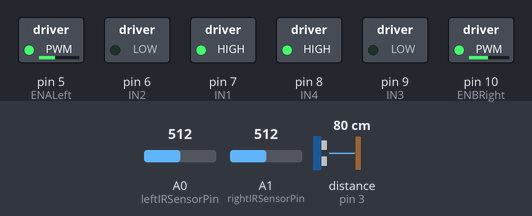
Bench run of a sketch on a simulated Arduino Uno, built with avr-gcc and run on an emulated ATmega328P. Parts: switched loads named in the sketch (green lamp = pin HIGH). Wiring (inferred from the names in the program): ultrasonic range finder: trigger pin 2; echo pin 3. Dashed ring = blinking. The test bench sets the inputs (shaded band); at power-on: A0 (leftIRSensorPin) = 512, distance to the obstacle (sensor on pin 3) 80 cm, A1 (rightIRSensorPin) = 512. The echo pulse lasts 58.3 µs per cm; pins used as bus, display or sensor lines are not drawn.

Above: at 6.2 s.
6.3 s: A0 (leftIRSensorPin) set to 196
7.8 s: A0 (leftIRSensorPin) set to 173
At 8.11 s:
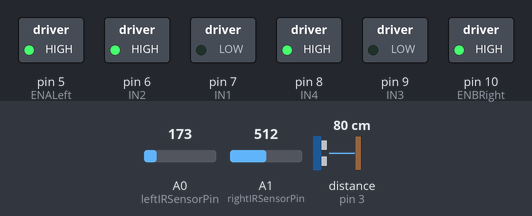
10.8 s: A0 (leftIRSensorPin) set to 342
13.8 s: A0 (leftIRSensorPin) set to 368
At 15.2 s:
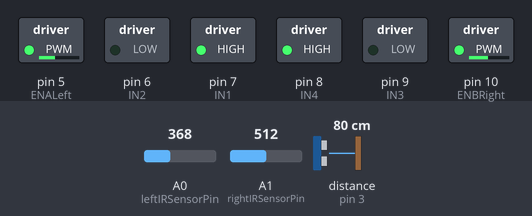
16.8 s: distance to the obstacle (sensor on pin 3) set to 22 cm
18.3 s: distance to the obstacle (sensor on pin 3) set to 19 cm
At 18.8 s:
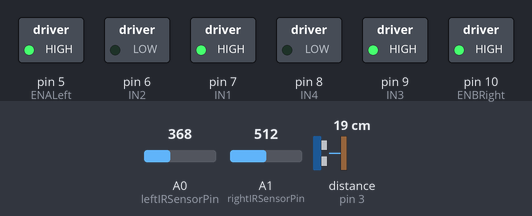
Timing chart, 0 to 20.8 s (numbered marks = the images above; inputs shaded):
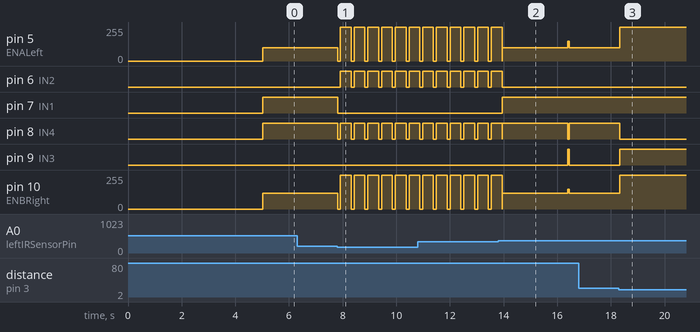

Measured:
- the behaviour switches between 190 and 189 on A0 (leftIRSensorPin) (found by bisection; images 0 and 1)
- the behaviour switches between 350 and 351 on A0 (leftIRSensorPin) (found by bisection; images 1 and 2)
- the behaviour switches between 21 and 20 cm on distance to the obstacle (sensor on pin 3) (found by bisection; images 2 and 3)
- after the input at 6.3 s, every drawn part: stays the same
- after the input at 7.8 s, pin 6 (IN2): alternates HIGH for 0.40 s and LOW for 0.11 s, starting after 0.12 s; pin 7 (IN1): HIGH → LOW at once; pin 9 (IN3): stays LOW (without the input it goes to HIGH after 2.5 s)
- after the input at 13.8 s, pin 6 (IN2): goes on until 13.9 s, then stays LOW; pin 7 (IN1): LOW → HIGH after 0.15 s; pin 8 (IN4): LOW → HIGH after 0.15 s, → LOW 2.4 s later, → HIGH 0.06 s later; pin 9 (IN3): LOW → HIGH after 2.6 s, → LOW 0.06 s later
- after the input at 16.8 s, every drawn part: stays the same
- after the input at 18.3 s, pin 5 (ENALeft): 100/255 → 255/255 at once; pin 8 (IN4): HIGH → LOW at once; pin 9 (IN3): LOW → HIGH at once; pin 10 (ENBRight): 120/255 → 255/255 at once
- by itself, pin 8 (IN4): alternates HIGH for 0.40 s and LOW for 0.11 s

The sketch:

EspressoBot.ino
```cpp
//TODO
// calibrate sensors based on initial values

//Edge Sensors
#include <QTRSensors.h>  //range = 0 to 1023. 0 = white, 1023 = black
#define leftIRSensor 0   //these numbers are arbitrary, could be anything
#define rightIRSensor 1
#define leftIRSensorPin A0  //They use analog pins
#define rightIRSensorPin A1
//Ultrasonic Sensor
#define triggerPin 2  //uses digital pins
#define echoPin 3
//Motors
#define ENALeft 5  //Enablers use PWM
#define ENBRight 10
#define IN1 7  //LEFT SIDE -- an IN's use digital only
#define IN2 6
#define IN3 9  //RIGHT SIDE
#define IN4 8
//other constants
#define soundSpeed 0.034  //10 ^ 6 cm per seconds

QTRSensors qtr;
const byte SensorCount = 2;
int sensorValues[SensorCount];
const byte arraySize = 2;  //works better with an even number
int arrayRight[arraySize];
int arrayLeft[arraySize];
float averageRight = 0;
float averageLeft = 0;
bool rightOnEdge;
bool leftOnEdge;
byte i = 0;
byte count = 0;

void setup() {
  Serial.begin(9600);  //comment out

  // configure the sensors
  qtr.setTypeAnalog();
  qtr.setSensorPins((const byte[]){ leftIRSensorPin, rightIRSensorPin }, SensorCount);
  pinMode(triggerPin, OUTPUT);
  pinMode(echoPin, INPUT);

  for (byte j = 0; j < arraySize; j++) {
    qtr.read(sensorValues);
    arrayRight[j] = sensorValues[rightIRSensor];
    averageRight += arrayRight[j];
  }
  averageRight *= 0.5;  //multiply instead

  for (byte j = 0; j < arraySize; j++) {
    qtr.read(sensorValues);
    arrayLeft[j] = sensorValues[leftIRSensor];
    averageLeft += arrayLeft[j];
  }
  averageLeft *= 0.5;  //multiply instead

  //Enable Motors
  pinMode(IN1, OUTPUT);
  pinMode(IN2, OUTPUT);
  pinMode(ENALeft, OUTPUT);
  pinMode(IN3, OUTPUT);
  pinMode(IN4, OUTPUT);
  pinMode(ENBRight, OUTPUT);


  delay(5000);

  //first move here
  //firstMove();
}

void loop() {
  bool oppFound;

    qtr.read(sensorValues);  // read raw sensor values
    rightOnEdge = IRSensorOnEdge(rightIRSensor);
    leftOnEdge = IRSensorOnEdge(leftIRSensor);
    if (rightOnEdge) {
      getSet(rightIRSensor);
    } else if (leftOnEdge) {
      getSet(leftIRSensor);
    }

    //if not on edge, search for opp
    oppFound = search();
    if (oppFound) {
      attack();
    }


  i++;
}

void firstMove() { // was supposed to be done during setup, but gave up on that after testing
  digitalWrite(IN3, HIGH);
  digitalWrite(IN4, LOW);
  analogWrite(ENBRight, 150);
  digitalWrite(IN1, HIGH);
  digitalWrite(IN2, LOW);
  analogWrite(ENALeft, 150);
}

void getSet(byte sensorSide) {
  //Full stop
  digitalWrite(IN3, LOW);
  digitalWrite(IN4, LOW);
  analogWrite(ENBRight, 0);
  digitalWrite(IN1, LOW);
  digitalWrite(IN2, LOW);
  analogWrite(ENALeft, 0);
  delay(100);

  if (sensorSide == leftIRSensor) {
    //Reverse
    digitalWrite(IN3, LOW);
    digitalWrite(IN4, HIGH);
    analogWrite(ENBRight, 255); //--------------------------------------------------------------make both 255?
    digitalWrite(IN1, LOW);
    digitalWrite(IN2, HIGH);
    analogWrite(ENALeft, 255); //-------------------------------------------------------------make both 255?
    delay(400); //--------------------------------------------------------------------------------400 or 100?
  } else {
    //Reverse
    digitalWrite(IN3, LOW);
    digitalWrite(IN4, HIGH);
    analogWrite(ENBRight, 255); //------------------------------------------------------------make both 255?
    digitalWrite(IN1, LOW);
    digitalWrite(IN2, HIGH);
    analogWrite(ENALeft, 255); //-------------------------------------------------------------make both 255?
    delay(400); //-------------------------------------------------------------------------------400 or 100?
  }
  //Full stop
  digitalWrite(IN3, LOW);
  digitalWrite(IN4, LOW);
  analogWrite(ENBRight, 0);
  digitalWrite(IN1, LOW);
  digitalWrite(IN2, LOW);
  analogWrite(ENALeft, 0);
}

bool search() { //-----------------------------------------------------give search an argument? to see if it searches left and right?
  while (true) {

    if (oppDistance() <= 20) {
      return true;
    }
    qtr.read(sensorValues);  // read raw sensor values
    rightOnEdge = IRSensorOnEdge(rightIRSensor);
    leftOnEdge = IRSensorOnEdge(leftIRSensor);
    if (rightOnEdge) {
      return false;
    } else if (leftOnEdge) {
      return false;
    }

    //if opp not found yet, keep looking
    digitalWrite(IN1, HIGH);
    digitalWrite(IN2, LOW);
    analogWrite(ENALeft, 100); //--------------------------------------------------------------------------------change speeds?
    digitalWrite(IN3, LOW);
    digitalWrite(IN4, HIGH);
    analogWrite(ENBRight, 120); //--------------------------------------maybe the speed is good, maybe it covers too large a ring
    delay(50);
    count++;

    //if opp still not found, move a bit forward
    if (count == 90){ // arbitrary, needs more testing
      count = 0;
      firstMove();
      delay(50); // arbitrary, needs more testing
    }

  }
}

void attack() {
  digitalWrite(IN1, HIGH);
  digitalWrite(IN2, LOW);
  analogWrite(ENALeft, 255);
  digitalWrite(IN3, HIGH);
  digitalWrite(IN4, LOW);
  analogWrite(ENBRight, 255);
}

bool IRSensorOnEdge(byte sensorSide) {
  i = i % (arraySize);

  if (sensorSide == rightIRSensor) {
    averageRight -= arrayRight[i] * 0.5;  //multiply instead
    arrayRight[i] = sensorValues[sensorSide];
    averageRight += arrayRight[i] * 0.5;  //multiply instead
    return averageRight < 350; // during testing, black was around 600 and white around 50, so any average below 350 is a sign of an edge
  } else {
    averageLeft -= arrayLeft[i] * 0.5;  //multiply instead
    arrayLeft[i] = sensorValues[sensorSide];
    averageLeft += arrayLeft[i] * 0.5;  //multiply instead
    return averageLeft < 350; // during testing, black was around 600 and white around 50, so any average below 350 is a sign of an edge
  }
}

float oppDistance() {
  long duration;
  float distance;
  digitalWrite(triggerPin, LOW);
  delayMicroseconds(2);
  digitalWrite(triggerPin, HIGH);
  delayMicroseconds(10);
  digitalWrite(triggerPin, LOW);
  duration = pulseIn(echoPin, HIGH); //returns a value in 10 ^ -6 seconds
  distance = duration * 0.5 * soundSpeed; //distance in cm
  return distance;
}
```
